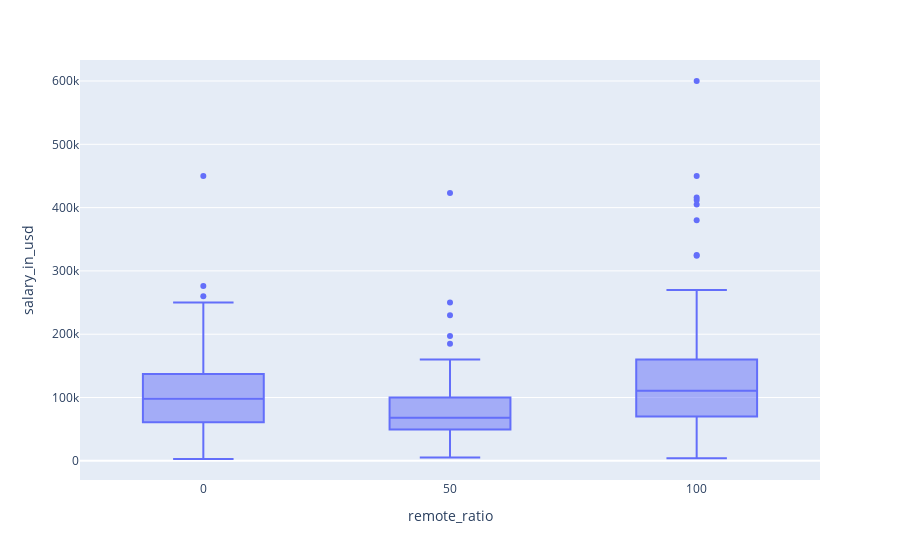

The notebook cell this image was saved under:
### Code cell
px.box(df, x='remote_ratio', y='salary_in_usd')

### Figure 1 — Plotly figure (JSON) as saved in the notebook; plotly's stock layout.template omitted (floating-point values rounded to 4 significant figures; data arrays with more than 128 entries replaced by an {"elided": "..."} marker saying what was removed)
{"data": [{"alignmentgroup": "True", "hovertemplate": "remote_ratio=%{x}<br>salary_in_usd=%{y}<extra></extra>", "legendgroup": "", "marker": {"color": "#636efa"}, "name": "", "notched": false, "offsetgroup": "", "orientation": "v", "showlegend": false, "type": "box", "x": {"elided": "565 int values"}, "x0": " ", "xaxis": "x", "y": {"elided": "565 int values"}, "y0": " ", "yaxis": "y"}], "layout": {"autosize": true, "boxmode": "group", "legend": {"tracegroupgap": 0}, "margin": {"t": 60}, "xaxis": {"anchor": "y", "autorange": true, "domain": [0, 1], "range": [-25, 125], "title": {"text": "remote_ratio"}, "type": "linear"}, "yaxis": {"anchor": "x", "autorange": true, "domain": [0, 1], "range": [-30320.0, 633200.0], "title": {"text": "salary_in_usd"}, "type": "linear"}}}
